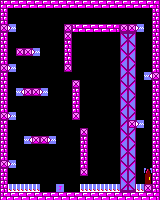

Rendered tile map (Tiled .tmx) drawn with the repository's tilesets; below, a short description and the full map source, tile grids included:
An orthogonal 20x25 tile map with 8x8 px tiles, 1 tile layer (Capa de Patrones 1).

<map version="1.2" tiledversion="1.2.4" orientation="orthogonal" renderorder="right-down" width="20" height="25" tilewidth="8" tileheight="8" infinite="0" nextlayerid="2" nextobjectid="1">
 <tileset firstgid="1" source="tileset_juego.tsx" />
 <layer id="1" name="Capa de Patrones 1" width="20" height="25">
  <data encoding="csv">
2,3,3,3,3,3,3,3,3,3,3,3,3,3,3,3,3,3,3,4,
8,0,0,0,0,0,0,0,0,0,0,0,0,0,0,0,0,0,0,8,
8,0,0,0,0,0,0,0,0,0,0,0,0,0,0,0,0,0,0,8,
28,43,0,0,0,0,0,0,28,2,3,3,3,3,4,28,28,43,0,8,
8,0,0,0,0,0,0,0,28,0,0,0,0,0,0,10,9,0,0,8,
8,0,0,0,0,0,0,0,8,0,0,0,0,0,0,20,19,0,0,8,
8,0,28,28,43,0,0,0,8,0,0,0,0,0,0,19,20,0,0,8,
8,0,0,0,0,0,0,0,8,0,0,0,0,0,0,20,19,0,0,8,
28,43,0,0,0,0,0,0,28,0,0,0,0,0,0,19,20,0,0,8,
8,0,0,0,0,0,0,0,0,0,0,0,0,0,0,20,19,0,44,28,
8,0,0,0,0,0,0,0,0,28,0,0,0,0,0,19,20,0,0,8,
8,0,44,28,28,43,0,0,0,8,0,0,0,0,0,20,19,0,0,8,
8,0,0,0,0,0,0,0,0,8,0,0,0,0,0,19,20,0,0,8,
8,0,0,0,0,0,0,0,0,8,0,0,0,0,0,20,19,0,0,8,
28,43,0,0,0,0,0,0,0,28,0,0,0,0,0,19,20,0,0,8,
8,0,0,0,0,0,0,0,0,0,0,0,0,0,0,20,28,43,0,8,
8,0,0,0,0,0,0,0,0,0,28,0,0,0,0,19,20,0,0,8,
8,0,0,44,28,28,43,0,0,0,8,0,0,0,0,20,19,0,0,8,
8,0,0,0,0,0,0,0,0,0,8,0,0,0,0,19,20,0,0,8,
8,0,0,0,0,0,0,0,0,0,8,0,0,0,0,20,19,0,0,8,
28,43,0,0,0,0,0,0,0,0,8,0,0,0,0,19,20,0,0,8,
8,0,0,0,0,0,0,0,0,0,28,0,0,0,0,20,19,0,39,8,
8,0,0,0,0,0,0,0,0,0,0,0,0,0,0,19,20,0,40,8,
8,45,45,45,45,0,0,46,0,0,45,45,45,45,45,29,30,45,28,8,
2,3,3,3,3,3,3,3,3,3,3,3,3,3,3,3,3,3,3,4
</data>
 </layer>
</map>